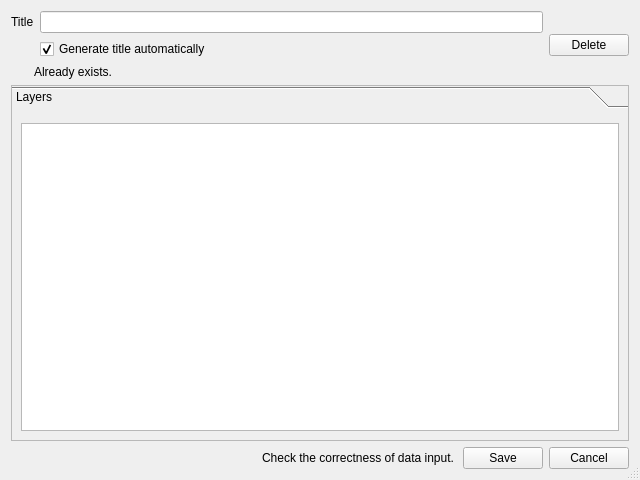
<?xml version="1.0" encoding="UTF-8"?>
<ui version="4.0">
 <class>REditLayeredMaterialDialog</class>
 <widget class="QDialog" name="REditLayeredMaterialDialog">
  <property name="windowModality">
   <enum>Qt::NonModal</enum>
  </property>
  <property name="geometry">
   <rect>
    <x>0</x>
    <y>0</y>
    <width>640</width>
    <height>480</height>
   </rect>
  </property>
  <property name="minimumSize">
   <size>
    <width>640</width>
    <height>480</height>
   </size>
  </property>
  <property name="windowTitle">
   <string>Edit layered material</string>
  </property>
  <property name="sizeGripEnabled">
   <bool>true</bool>
  </property>
  <layout class="QVBoxLayout" name="verticalLayout_3" stretch="0,1,0">
   <item>
    <layout class="QHBoxLayout" name="horizontalLayout_2" stretch="1,0">
     <item>
      <layout class="QVBoxLayout" name="verticalLayout">
       <item>
        <layout class="QFormLayout" name="formLayout_2">
         <property name="fieldGrowthPolicy">
          <enum>QFormLayout::AllNonFixedFieldsGrow</enum>
         </property>
         <item row="0" column="0">
          <widget class="QLabel" name="_titleLabel">
           <property name="text">
            <string>Title</string>
           </property>
          </widget>
         </item>
         <item row="0" column="1">
          <widget class="QLineEdit" name="layeredMaterialTitleLineEdit">
           <property name="sizePolicy">
            <sizepolicy hsizetype="Minimum" vsizetype="Fixed">
             <horstretch>0</horstretch>
             <verstretch>0</verstretch>
            </sizepolicy>
           </property>
           <property name="maxLength">
            <number>512</number>
           </property>
          </widget>
         </item>
         <item row="1" column="1">
          <widget class="QCheckBox" name="checkBox">
           <property name="text">
            <string>Generate title automatically</string>
           </property>
           <property name="checked">
            <bool>true</bool>
           </property>
          </widget>
         </item>
        </layout>
       </item>
       <item>
        <widget class="QLabel" name="errorLabel">
         <property name="enabled">
          <bool>true</bool>
         </property>
         <property name="styleSheet">
          <string notr="true">QLabel {
	background: url(:/Radiance/icons/error.png);
	background-position: center left;
	background-repeat: no-repeat;
	padding-left: 20px;
}</string>
         </property>
         <property name="frameShape">
          <enum>QFrame::NoFrame</enum>
         </property>
         <property name="text">
          <string>Already exists.</string>
         </property>
        </widget>
       </item>
      </layout>
     </item>
     <item>
      <widget class="QPushButton" name="deleteButton">
       <property name="sizePolicy">
        <sizepolicy hsizetype="Maximum" vsizetype="Fixed">
         <horstretch>0</horstretch>
         <verstretch>0</verstretch>
        </sizepolicy>
       </property>
       <property name="text">
        <string>Delete</string>
       </property>
       <property name="icon">
        <iconset resource="../../resources/radiance.qrc">
         <normaloff>:/Radiance/icons/delete.png</normaloff>:/Radiance/icons/delete.png</iconset>
       </property>
       <property name="autoDefault">
        <bool>false</bool>
       </property>
      </widget>
     </item>
    </layout>
   </item>
   <item>
    <widget class="QToolBox" name="layeredMaterialToolBox">
     <property name="frameShape">
      <enum>QFrame::StyledPanel</enum>
     </property>
     <property name="currentIndex">
      <number>0</number>
     </property>
     <widget class="QWidget" name="gammaSpectrumPageWidget">
      <property name="geometry">
       <rect>
        <x>0</x>
        <y>0</y>
        <width>620</width>
        <height>327</height>
       </rect>
      </property>
      <attribute name="label">
       <string>Layers</string>
      </attribute>
      <layout class="QVBoxLayout" name="verticalLayout_2">
       <item>
        <widget class="QTableView" name="layeredMaterialTableView">
         <property name="editTriggers">
          <set>QAbstractItemView::AllEditTriggers</set>
         </property>
         <property name="tabKeyNavigation">
          <bool>false</bool>
         </property>
         <property name="alternatingRowColors">
          <bool>true</bool>
         </property>
         <property name="selectionMode">
          <enum>QAbstractItemView::NoSelection</enum>
         </property>
         <property name="cornerButtonEnabled">
          <bool>false</bool>
         </property>
        </widget>
       </item>
      </layout>
     </widget>
    </widget>
   </item>
   <item>
    <layout class="QHBoxLayout" name="horizontalLayout">
     <item>
      <spacer name="horizontalSpacer_2">
       <property name="orientation">
        <enum>Qt::Horizontal</enum>
       </property>
       <property name="sizeHint" stdset="0">
        <size>
         <width>40</width>
         <height>20</height>
        </size>
       </property>
      </spacer>
     </item>
     <item>
      <widget class="QLabel" name="correctnessErrorLabel">
       <property name="enabled">
        <bool>true</bool>
       </property>
       <property name="styleSheet">
        <string notr="true">QLabel {
	background: url(:/Radiance/icons/error.png);
	background-position: center left;
	background-repeat: no-repeat;
	padding-left: 20px;
}</string>
       </property>
       <property name="frameShape">
        <enum>QFrame::NoFrame</enum>
       </property>
       <property name="text">
        <string>Check the correctness of data input.</string>
       </property>
      </widget>
     </item>
     <item>
      <widget class="QPushButton" name="saveButton">
       <property name="text">
        <string>Save</string>
       </property>
       <property name="icon">
        <iconset resource="../../resources/radiance.qrc">
         <normaloff>:/Radiance/icons/disk.png</normaloff>:/Radiance/icons/disk.png</iconset>
       </property>
       <property name="autoDefault">
        <bool>false</bool>
       </property>
      </widget>
     </item>
     <item>
      <widget class="QPushButton" name="cancelButton">
       <property name="text">
        <string>Cancel</string>
       </property>
       <property name="autoDefault">
        <bool>false</bool>
       </property>
      </widget>
     </item>
    </layout>
   </item>
  </layout>
 </widget>
 <resources>
  <include location="../../resources/radiance.qrc"/>
 </resources>
 <connections>
  <connection>
   <sender>cancelButton</sender>
   <signal>clicked()</signal>
   <receiver>REditLayeredMaterialDialog</receiver>
   <slot>reject()</slot>
   <hints>
    <hint type="sourcelabel">
     <x>464</x>
     <y>362</y>
    </hint>
    <hint type="destinationlabel">
     <x>255</x>
     <y>191</y>
    </hint>
   </hints>
  </connection>
 </connections>
</ui>
